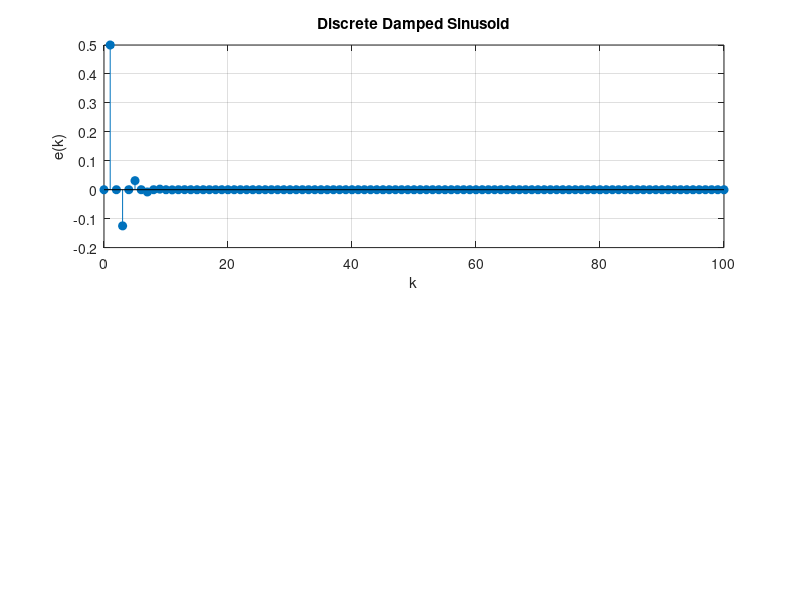

Write the MATLAB code that produced this figure. (Note: this script raises an error after producing the figure.)
%{
% Define symbolic variables for s and z
syms s z

% Continuous transfer function
H_s = 10 / (s + 10);
T = 0.05;

% a) Trapezoidal rule approximation
H_z = c2d(tf([10], [1 10]), T, 'tustin');

% b) Manual Forward difference approximation (s ≈ (z-1)/T)
s_forward = (z-1)/T;
H_z_forward = subs(H_s, s, s_forward);  % Substitute s in H_s

% c) Manual Backward difference approximation (s ≈ (z-1)/(T*z))
s_backward = (z-1)/(T*z);
H_z_backward = subs(H_s, s, s_backward);  % Substitute s in H_s

% Simplify the transfer functions
H_z_forward = simplify(H_z_forward);
H_z_backward = simplify(H_z_backward);

% Display results
disp('Trapezoidal Rule Approximation:')
disp(H_z)

disp('Forward Rule Approximation:')
disp(H_z_forward)

disp('Backward Rule Approximation:')
disp(H_z_backward)

%}


%{

% a) Define a discrete transfer function
% Coefficients of the numerator and denominator (ensure proper and causal)
num = [1, 0.5];  % Coefficients of the numerator
den = [1, 0];    % Coefficients of the denominator

% Create the discrete transfer function
H_z2 = tf(num, den);  % Define the discrete transfer function H(z)

% Display the discrete transfer function
disp('Discrete Transfer Function H(z):');
disp(H_z2);

% b) Calculate the pulse response of the system
[y2, t2] = step(H_z2);  % Step response of the discrete system

% c) Plotting the discrete transfer function and its pulse response
figure;

% Plot discrete transfer function response
subplot(2, 1, 1);
step(H_z2);  % Step response for the discrete transfer function
title('Pulse Response of the Discrete Transfer Function');
xlabel('Time (samples)');
ylabel('Output');

% Overlay the discrete transfer function on the same plot
hold on;
t = 0:T:5; % Time vector for plotting (adjust as needed)
u = ones(size(t));  % Unit step input
y = lsim(H_z2, u, t);  % Simulate the response
plot(t, y, 'r--', 'DisplayName', 'Discrete Transfer Function');
hold off;

legend('Pulse Response', 'Discrete Transfer Function');
grid on;

% Final adjustments
sgtitle('Question 2: Discrete Transfer Function and Pulse Response');
%}



% a) Define the discrete damped sinusoid
r = 0.5;
theta = pi/2;
k = 0:100;  % Time indices
ek = r.^k .* sin(k * theta);  % Damped sinusoid

% b) Plot the signal
figure;
subplot(2, 1, 1);
stem(k, ek, 'filled');
xlabel('k');
ylabel('e(k)');
title('Discrete Damped Sinusoid');
grid on;

% c) Find the Z-transform using symbolic variables
syms z;  % Define symbolic variable z
E_z = sum(ek .* z.^(-k));  % Compute Z-transform manually

% d) Find the pole/zero locations
[num, den] = numden(E_z);  % Separate into numerator and denominator
num = sym2poly(num);  % Convert symbolic to polynomial coefficients
den = sym2poly(den);

% Create the transfer function (no 'Variable' option)
H_z = tf(num, den);  % Create the transfer function

% Find pole/zero locations
[z, p, k] = tf2zp(num, den);

% e) Find the number of samples per cycle
omega = 2 * pi * theta;  % Angular frequency
T = 2 * pi / omega;  % Period
samples_per_cycle = T;  % Samples per cycle

% Print the results
disp('Z-transform:');
disp(E_z);

disp('Pole/Zero Locations:');
disp('Zeros:');
disp(z);
disp('Poles:');
disp(p);

disp('Number of Samples per Cycle:');
disp(samples_per_cycle);

% c) Plot the Z-transform response (discrete)
subplot(2, 1, 2);
step(H_z);  % Step response of the discrete transfer function
title('Response of the Z-Transform');
xlabel('Time (samples)');
ylabel('Output');
grid on;

% Add legend for clarity
legend('Z-Transform Response');


